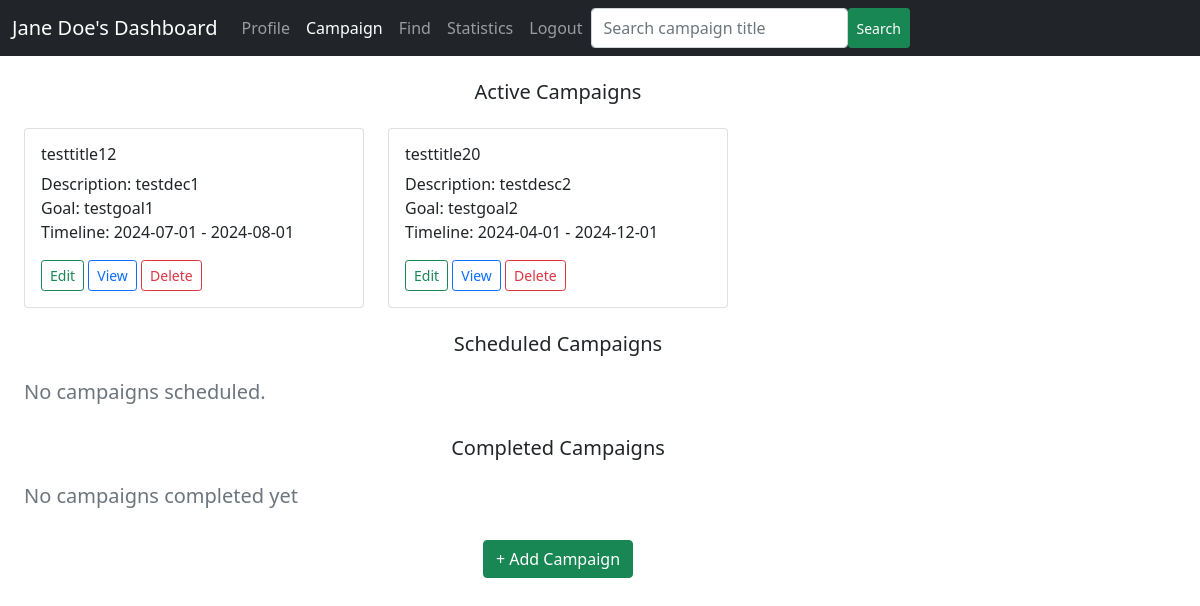
/sponsor_all_campaigns/1, run on an earlier commit of the app's database.
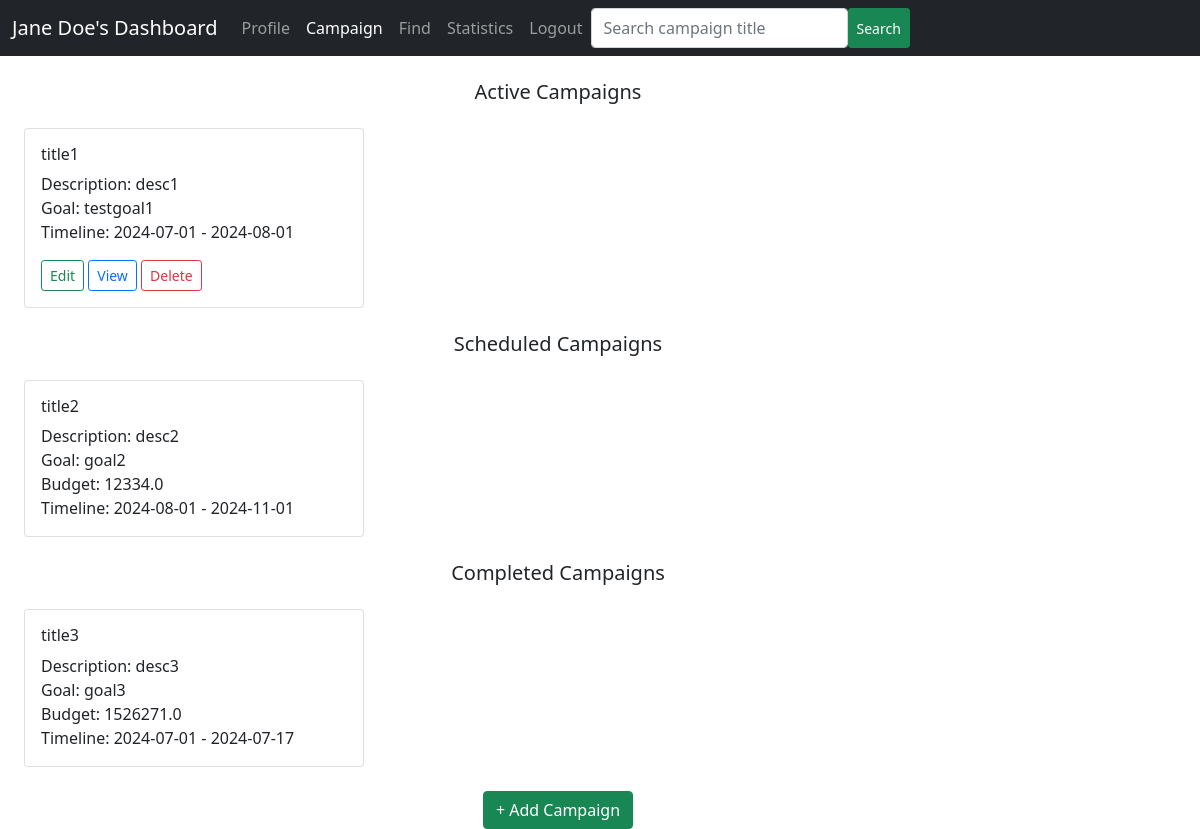
And on a later commit of the database.
### backend/models.py (models this page shows)
class Sponsor(db.Model):
    __tablename__ = 'sponsor'
    id = db.Column(db.Integer, primary_key=True)
    first_name = db.Column(db.String, nullable=False)
    last_name = db.Column(db.String)
    username = db.Column(db.String, unique=True, nullable=False)
    password = db.Column(db.String, nullable=False)
    industry = db.Column(db.String, nullable=False)
    budget = db.Column(db.Float, nullable=False)
    email = db.Column(db.String, unique=True, nullable=False)
    type = db.Column(db.Enum('company', 'individual'), nullable=False)
    flagged = db.Column(db.Boolean, default=False)
    campaign = db.relationship('Campaign', backref='sponsor')

class Campaign(db.Model):
    __tablename__ = 'campaign'
    id = db.Column(db.Integer, primary_key=True)
    sponsor_id = db.Column(db.Integer, db.ForeignKey('sponsor.id'), nullable=False)
    visibility = db.Column(db.Enum('private', 'public'), default='public', nullable=False)
    title = db.Column(db.String, nullable=False)
    description = db.Column(db.String)
    goal = db.Column(db.String)
    start_date = db.Column(db.Date, nullable=False)
    end_date = db.Column(db.Date, nullable=False)
    budget = db.Column(db.Float, nullable=False)
    flagged = db.Column(db.Boolean, default=False)
    ad_request = db.relationship('Ad_Request', backref='campaign')

### backend/controllers.py (the view)
@app.route('/sponsor_all_campaigns/<int:sponsor_id>', methods=['GET', 'POST'])
def sponsor_all_campaigns(sponsor_id):
    sponsor = Sponsor.query.filter_by(id=sponsor_id).first()
    return render_template('sponsor_all_campaigns.html', active_campaigns=fetch_active_campaigns(sponsor_id), sponsor_id=sponsor_id,
                           first_name=sponsor.first_name, last_name=sponsor.last_name, completed_campaigns=fetch_completed_campaigns(sponsor_id), scheduled_campaigns=fetch_scheduled_campaigns(sponsor_id))

### backend/controllers.py (called while the page is built)
def fetch_completed_campaigns(sponsor_id=None):
    current_date = datetime.now().date()
    if sponsor_id:
        campaigns = (db.session.query(Campaign)
                .filter(Campaign.end_date < current_date, Campaign.sponsor_id==sponsor_id).all())
    else:
        campaigns = (db.session.query(Campaign)
                .filter(Campaign.end_date < current_date).all())
    completed_campaigns = {}
    for campaign in campaigns:
        if campaign.id not in completed_campaigns.keys():
            completed_campaigns[campaign.id] = {'title': campaign.title, 'description': campaign.description, 'goal': campaign.goal, 'budget': campaign.budget,
                                                'start_date': campaign.start_date, 'end_date': campaign.end_date}
    return completed_campaigns

def fetch_scheduled_campaigns(sponsor_id=None):
    current_date = datetime.now().date()
    if sponsor_id:
        campaigns = (db.session.query(Campaign)
                .filter(Campaign.start_date > current_date, Campaign.sponsor_id==sponsor_id).all())
    else:
        campaigns = (db.session.query(Campaign)
                .filter(Campaign.start_date > current_date).all())
    scheduled_campaigns = {}
    for campaign in campaigns:
        if campaign.id not in scheduled_campaigns.keys():
            scheduled_campaigns[campaign.id] = {'title': campaign.title, 'description': campaign.description, 'goal': campaign.goal, 'budget': campaign.budget,
                                                'start_date': campaign.start_date, 'end_date': campaign.end_date}
    return scheduled_campaigns

### templates/sponsor_all_campaigns.html (shortened to what this page needs)
<!DOCTYPE html>
<html lang="en">
<head>
    <link href="https://cdn.jsdelivr.net/npm/bootstrap@5.0.2/dist/css/bootstrap.min.css" rel="stylesheet">
</head>
<body>
    <div id="container">
        <div id="panel">
            <nav class="navbar navbar-expand-lg navbar-dark bg-dark">
                <div class="container-fluid">
                    <label class="navbar-brand">{{ first_name }} {{ last_name }}'s Dashboard</label>
                    <div class="collapse navbar-collapse" id="navbarNavAltMarkup">
                        <div class="navbar-nav">
                            <a class="nav-link" aria-current="page" href="/sponsor_dashboard/{{ sponsor_id }}">Profile</a>
                            <a class="nav-link active" href="/sponsor_all_campaigns/{{ sponsor_id }}">Campaign</a>
                            <a class="nav-link" href="/sponsor_find/{{ sponsor_id }}">Find</a>
                            <a class="nav-link" href="#">Statistics</a>
                            <a class="nav-link" href="#">Logout</a>
                            <input class="form-control" type="search" placeholder="Search campaign title" aria-label="Search">
                            <button type="submit" class="btn btn-success btn-sm">Search</button>
                        </div>
                    </div>
                </div>
            </nav>
        </div>
        <div class="container row">
            <h5 class="text-center my-4">Active Campaigns</h5>
            {% if active_campaigns %}
                {% for key, value in active_campaigns.items() %}
                    <div class="col-sm-4">
                        <div class="card">
                            <div class="card-body">
                                <h6 class="card-title">{{ value.title }}</h6>
                                <p class="card-text">
                                    Description: {{ value.description }}<br>
                                    Goal: {{ value.goal }} <br>
                                    Timeline: {{ value.start_date }} - {{ value.end_date }}
                                </p>
                                <button type="button" class=" btn btn-outline-success btn-sm" data-bs-toggle="modal" data-bs-target="#editCampaignModal{{ key }}">Edit</button>
                                <a href="/campaign_details/{{ sponsor_id }}/{{ key }}" class="btn btn-outline-primary btn-sm">View</a>
                                <button type="button" class=" btn btn-outline-danger btn-sm" data-bs-toggle="modal" data-bs-target="#deleteCampaignModal{{ key }}">Delete</button>
                            </div>
                        </div>
                    </div>
                {% endfor %}
            {% else %}
                <h5 class="text-secondary">You have no active campaigns</h5>
            {% endif %}
        </div>
        <div class="container row">
            <h5 class="text-center my-4">Scheduled Campaigns</h5>
            {% if scheduled_campaigns %}
                {% for key, value in scheduled_campaigns.items() %}
                    <div class="col-sm-4">
                        <div class="card">
                            <div class="card-body">
                                <h6 class="card-title">{{ value.title }}</h6>
                                <p class="card-text">
                                    Description: {{ value.description }}<br>
                                    Goal: {{ value.goal }} <br>
                                    Budget: {{ value.budget }} <br>
                                    Timeline: {{ value.start_date }} - {{ value.end_date }}
                                </p>
                            </div>
                        </div>
                    </div>
                {% endfor %}
            {% else %}
                <h5 class="text-secondary">No campaigns scheduled.</h5>
            {% endif %}
        </div>
        <div class="container row">
            <h5 class="text-center my-4">Completed Campaigns</h5>
            {% if completed_campaigns %}
                {% for key, value in completed_campaigns.items() %}
                    <div class="col-sm-4">
                        <div class="card">
                            <div class="card-body">
                                <h6 class="card-title">{{ value.title }}</h6>
                                <p class="card-text">
                                    Description: {{ value.description }}<br>
                                    Goal: {{ value.goal }} <br>
                                    Budget: {{ value.budget }} <br>
                                    Timeline: {{ value.start_date }} - {{ value.end_date }}
                                </p>
                            </div>
                        </div>
                    </div>
                {% endfor %}
            {% else %}
                <h5 class="text-secondary">No campaigns completed yet</h5>
            {% endif %}
            <div class="text-center mt-4">
                <button type="button" class=" btn btn-success" data-bs-toggle="modal" data-bs-target="#addCampaignModal">+ Add Campaign</button>
            </div>
        </div>
    </div>
</body>
</html>

What changed in the data, as far as the page shows it:
added Campaign: title "title3", description "desc3", goal "goal3", budget "1526271.0", start_date "2024-07-01", end_date "2024-07-17"
Also different on the page:
new list line: "title1 desc1 testgoal1 2024-07-01 2024-08-01"
new list line: "Description: Goal: Timeline: - Edit View Delete"
new list line: "title2 desc2 goal2 12334.0 2024-08-01 2024-11-01"
new list line: "Description: Goal: Budget: Timeline: -"
list line gone: "testtitle12 testdec1 testgoal1 2024-07-01 2024-08-01"
list line gone: "Description: Goal: Timeline: - Edit View Delete"
list line gone: "testtitle20 testdesc2 testgoal2 2024-04-01 2024-12-01"
text no longer shown: "No campaigns scheduled. No campaigns completed yet"
